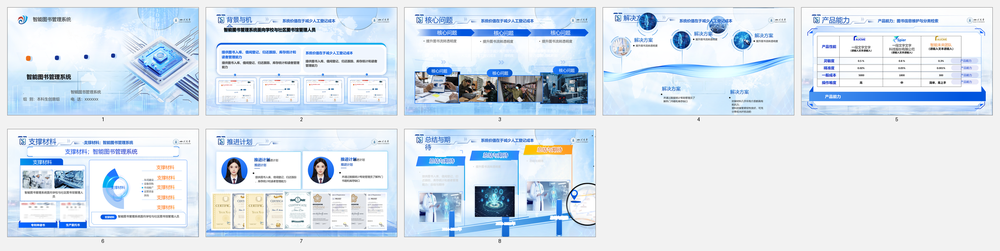
#> input picture workspace/qa-coordinator-rerun-fixed-20260729-02/montage.png, 1000 x 251 px, shrunk from 2096 x 526 before the run; its folder holds only this picture in this run
$ python -i design_audit.py   (imports and definitions only)
#> lines starting #> are read from the running program, lines starting #| are printed output that depends on the picture
"""Pure-Python design audit — zero AI model required.

Re-implements the key analysis tools from ai-vision-mcp's audit_design
directly in Python using Pillow + NumPy:

- K-means dominant color extraction (5 clusters)
- Sobel edge detection for layout complexity
- WCAG 2.1 AA/AAA contrast ratio checks
- Luminance statistics (mean brightness, std dev)

These run in the PPT-Agent pipeline without any external API calls.
"""

from __future__ import annotations

import json
import logging
import math
from dataclasses import dataclass, field
from pathlib import Path
from typing import Any

logger = logging.getLogger(__name__)


# ── Data Classes ──────────────────────────────────────────────────────


@dataclass
class ColorPalette:
    """Dominant colors extracted from a slide/image."""
    colors: list[dict] = field(default_factory=list)
    # Each color: {"hex": "#1F4E79", "pct": 0.35, "name": "dark blue"}

    def to_dict(self) -> dict:
        return {"dominant_colors": self.colors}


@dataclass
class ContrastIssue:
    """A WCAG contrast violation."""
    level: str = ""          # "critical" | "major" | "minor"
    element: str = ""        # "text" | "background" | "border"
    foreground: str = ""     # hex
    background: str = ""     # hex
    ratio: float = 0.0
    required: float = 4.5

    # [9 lines left out: function to_dict, not called in this run]


@dataclass
class EdgeComplexity:
    """Layout complexity from Sobel edge detection."""
    level: str = "moderate"  # "simple" | "moderate" | "complex"
    edge_density: float = 0.0
    horizontal_vs_vertical: float = 1.0

    # [6 lines left out: function to_dict, not called in this run]


@dataclass
class LuminanceStats:
    """Brightness statistics."""
    mean: float = 128.0
    std_dev: float = 0.0
    is_dark: bool = False
    is_light: bool = False

    # [7 lines left out: function to_dict, not called in this run]


@dataclass
class SlideAuditResult:
    slide_index: int = 0
    colors: ColorPalette = field(default_factory=ColorPalette)
    contrast_issues: list[ContrastIssue] = field(default_factory=list)
    complexity: EdgeComplexity = field(default_factory=EdgeComplexity)
    luminance: LuminanceStats = field(default_factory=LuminanceStats)
    overall_score: float = 0.0  # 0-100
    warnings: list[str] = field(default_factory=list)

    # [10 lines left out: function to_dict, not called in this run]


@dataclass
class DesignAudit:
    """Full audit report for a presentation."""
    slide_results: list[SlideAuditResult] = field(default_factory=list)
    aggregate_score: float = 0.0
    critical_issues: int = 0
    major_issues: int = 0
    minor_issues: int = 0
    recommendations: list[str] = field(default_factory=list)

    # [11 lines left out: function to_dict, not called in this run]


# ── Image Loading ─────────────────────────────────────────────────────


def _load_image(image_path: Path | str) -> tuple[Any, int, int]:
    """Load an image and return (pixels, width, height).

    Returns (None, 0, 0) if the image cannot be loaded.
    """
    try:
        from PIL import Image
        img = Image.open(image_path).convert("RGB")
        return img, img.width, img.height
    except ImportError:
        logger.warning("Pillow not installed — image analysis skipped")
        return None, 0, 0
    except Exception:
        logger.warning("Cannot load image: %s", image_path, exc_info=True)
        return None, 0, 0


# ── K-Means Color Extraction ──────────────────────────────────────────


def _extract_dominant_colors(img, k: int = 5) -> list[dict]:
    """Extract k dominant colors from an image using k-means.

    Falls back to a simple histogram if numpy/scipy are not available.
    """
    try:
        import numpy as np
        pixels = np.array(img, dtype=np.float32).reshape(-1, 3)

        # Sample pixels for speed (every 10th pixel)
        sample = pixels[::10]
        if len(sample) < k:
            sample = pixels

        # Simple k-means implementation (no sklearn dependency)
        centroids = _kmeans(sample, k)
    except ImportError:
        # Fallback: just use quantized colors
        try:
            q = img.quantize(colors=k, method=2)  # Median cut
            palette = q.getpalette()[: k * 3]
            centroids = []
            for i in range(k):
                r = palette[i * 3]
                g = palette[i * 3 + 1]
                b = palette[i * 3 + 2]
                centroids.append([r, g, b])
        except Exception:
            return [{"hex": "#808080", "pct": 1.0, "name": "gray"}]

    total_pixels = img.width * img.height
    if total_pixels == 0:
        return []

    # Count how many pixels belong to each centroid
    try:
        import numpy as np
        pixels_np = np.array(img, dtype=np.float32).reshape(-1, 3)
        counts = [0] * k
        for p in pixels_np[::10]:
            dists = [sum((p - c) ** 2) for c in centroids]
            counts[dists.index(min(dists))] += 1
        total_count = sum(counts) or 1
    except ImportError:
        counts = [1] * k
        total_count = k

    # Build result
    color_names = _guess_color_names(centroids)
    result = []
    for i, centroid in enumerate(centroids):
        hex_color = "#{:02X}{:02X}{:02X}".format(
            int(min(255, max(0, centroid[0]))),
            int(min(255, max(0, centroid[1]))),
            int(min(255, max(0, centroid[2]))),
        )
        result.append({
            "hex": hex_color,
            "pct": round(counts[i] / total_count, 3),
            "name": color_names[i] if i < len(color_names) else "unknown",
        })

    # Sort by percentage descending
    result.sort(key=lambda c: c["pct"], reverse=True)
    return result


def _kmeans(pixels, k: int, max_iter: int = 10) -> list:
    """Simple k-means clustering without sklearn."""
    import numpy as np

    # Initialize centroids by sampling
    indices = np.random.choice(len(pixels), k, replace=False)
    centroids = pixels[indices].copy()

    for _ in range(max_iter):
        # Assign pixels to nearest centroid
        labels = []
        for p in pixels:
            dists = [np.sum((p - c) ** 2) for c in centroids]
            labels.append(dists.index(min(dists)))

        # Update centroids
        new_centroids = []
        for i in range(k):
            cluster = [pixels[j] for j, lbl in enumerate(labels) if lbl == i]
            if cluster:
                new_centroids.append(np.mean(cluster, axis=0))
            else:
                new_centroids.append(centroids[i])

        # Check convergence
        max_shift = max(
            np.sqrt(np.sum((new_centroids[i] - centroids[i]) ** 2))
            for i in range(k)
        )
        centroids = new_centroids
        if max_shift < 1.0:
            break

    return [c.tolist() for c in centroids]


def _guess_color_names(centroids: list) -> list[str]:
    """Guess human-readable color names from RGB values."""
    names = []
    for rgb in centroids:
        r, g, b = rgb[0], rgb[1], rgb[2]
        max_c, min_c = max(r, g, b), min(r, g, b)
        delta = max_c - min_c
        lightness = (max_c + min_c) / 2

        if delta < 30:
            if lightness > 200:
                names.append("white")
            elif lightness < 50:
                names.append("dark")
            elif lightness < 120:
                names.append("gray")
            else:
                names.append("neutral")
        elif max_c == r:
            if g > 160:
                names.append("orange")
            elif g > 100:
                names.append("pink")
            else:
                names.append("red")
        elif max_c == g:
            names.append("green")
        elif max_c == b:
            names.append("blue")
        else:
            names.append("unknown")
    return names


# ── Sobel Edge Detection ──────────────────────────────────────────────


def _compute_edge_complexity(img) -> EdgeComplexity:
    """Compute layout complexity using Sobel edge detection.

    Returns an EdgeComplexity with level and edge_density.
    """
    try:
        import numpy as np
        gray = np.array(img.convert("L"), dtype=np.float32)

        # Simple Sobel-like edge detection (3x3 kernel)
        h, w = gray.shape

        # Horizontal gradient
        gx = np.zeros_like(gray)
        gx[1:-1, 1:-1] = (
            gray[2:, 1:-1] - gray[:-2, 1:-1] +
            2 * gray[2:, :-2] - 2 * gray[:-2, :-2] +
            gray[2:, 2:] - gray[:-2, 2:]
        )

        # Vertical gradient
        gy = np.zeros_like(gray)
        gy[1:-1, 1:-1] = (
            gray[1:-1, 2:] - gray[1:-1, :-2] +
            2 * gray[:-2, 2:] - 2 * gray[:-2, :-2] +
            gray[2:, 2:] - gray[2:, :-2]
        )

        # Gradient magnitude
        mag = np.sqrt(gx ** 2 + gy ** 2)

        # Edge density: fraction of pixels above threshold
        threshold = 50
        edge_density = float(np.sum(mag > threshold) / (h * w))

        # Horizontal vs vertical ratio
        h_strength = float(np.sum(np.abs(gx)))
        v_strength = float(np.sum(np.abs(gy)))
        hv_ratio = h_strength / v_strength if v_strength > 0 else 1.0

        # Classify
        if edge_density < 0.05:
            level = "simple"
        elif edge_density < 0.15:
            level = "moderate"
        else:
            level = "complex"

        return EdgeComplexity(
            level=level,
            edge_density=edge_density,
            horizontal_vs_vertical=round(hv_ratio, 2),
        )
    except ImportError:
        logger.warning("NumPy not available — edge detection skipped")
        return EdgeComplexity(level="moderate", edge_density=0.08, horizontal_vs_vertical=1.0)


# ── WCAG 2.1 Contrast ─────────────────────────────────────────────────


def _relative_luminance(rgb: tuple[int, int, int]) -> float:
    """Compute relative luminance per WCAG 2.1 definition."""
    def _linearize(c):
        s = c / 255.0
        return s / 12.92 if s <= 0.03928 else ((s + 0.055) / 1.055) ** 2.4

    r_lin = _linearize(rgb[0])
    g_lin = _linearize(rgb[1])
    b_lin = _linearize(rgb[2])
    return 0.2126 * r_lin + 0.7152 * g_lin + 0.0722 * b_lin


def _contrast_ratio(rgb1: tuple, rgb2: tuple) -> float:
    """Compute WCAG contrast ratio between two colors."""
    l1 = _relative_luminance(rgb1)
    l2 = _relative_luminance(rgb2)
    lighter = max(l1, l2)
    darker = min(l1, l2)
    return (lighter + 0.05) / (darker + 0.05)


def _hex_to_rgb(hex_color: str) -> tuple[int, int, int]:
    """Parse a hex color string."""
    hex_color = hex_color.lstrip("#")
    return (
        int(hex_color[0:2], 16),
        int(hex_color[2:4], 16),
        int(hex_color[4:6], 16),
    )


def _check_contrast_issues(palette: ColorPalette) -> list[ContrastIssue]:
    """Check contrast between dominant colors for WCAG compliance."""
    issues = []
    colors = palette.colors
    if len(colors) < 2:
        return issues

    # Check each color pair
    for i in range(min(len(colors), 5)):
        for j in range(i + 1, min(len(colors), 5)):
            c1 = colors[i]
            c2 = colors[j]

            # Only check pairs where one is likely text and one is background
            # Light color + dark color = potential text/background pair
            if c1["pct"] < 0.05 or c2["pct"] < 0.05:
                continue

            try:
                rgb1 = _hex_to_rgb(c1["hex"])
                rgb2 = _hex_to_rgb(c2["hex"])
            except (ValueError, KeyError):
                continue

            ratio = _contrast_ratio(rgb1, rgb2)

            # WCAG thresholds
            if ratio < 3.0:
                level = "critical"
                required = 4.5
            elif ratio < 4.5:
                level = "major"
                required = 4.5
            elif ratio < 7.0:
                level = "minor"
                required = 7.0
            else:
                continue  # Passes AAA

            issues.append(ContrastIssue(
                level=level,
                element="text",
                foreground=c1["hex"],
                background=c2["hex"],
                ratio=ratio,
                required=required,
            ))

    return issues


# ── Luminance Statistics ──────────────────────────────────────────────


def _compute_luminance(img) -> LuminanceStats:
    """Compute mean brightness and standard deviation."""
    try:
        import numpy as np
        gray = np.array(img.convert("L"), dtype=np.float32)
        mean = float(np.mean(gray))
        std = float(np.std(gray))
        return LuminanceStats(
            mean=mean,
            std_dev=std,
            is_dark=mean < 85,
            is_light=mean > 170,
        )
    except ImportError:
        return LuminanceStats(mean=128, std_dev=0, is_dark=False, is_light=False)


# ── Main Audit Functions ──────────────────────────────────────────────


def audit_slide_image(image_path: Path | str, slide_index: int = 0) -> SlideAuditResult:
    """Run a full design audit on a single slide image.

    Args:
        image_path: Path to a PNG/JPG slide image.
        slide_index: Slide number for the result.

    Returns:
        SlideAuditResult with colors, contrast, complexity, and luminance.
    """
#> called with slide_index = 0
    img, w, h = _load_image(image_path)
#> in _load_image, img is the input picture: PIL image 1000x251 RGB; mean R, G, B 216.7, 227.6, 238.5
#> w = 1000; h = 251
    if img is None:
        return SlideAuditResult(
            slide_index=slide_index,
            warnings=["Cannot load image for analysis"],
        )

    # 1. Color palette
    palette = ColorPalette(colors=_extract_dominant_colors(img, k=5))
#> in _kmeans, `indices = np.random.choice(len(pixels), k, replace=False)`: indices = [2930, 9537, 23433, 48, 11201]
#> in _kmeans, `centroids = pixels[indices].copy()`: centroids = [[31, 37, 40], [250, 251, 253], [127, 176, 242], [242, 242, 242], [172, 214, 252]]
#> the loop in _kmeans, `for _ in range(max_iter):` made 8 passes
#> max_shift on pass 1: 49.45
#> in _extract_dominant_colors, `centroids = _kmeans(sample, k)`: centroids = [[51.58, 60.52, 75.21], [249.3, 251.8, 253.9], [74.82, 135.6, 211.4], [235.4, 240, 243.7], [181.6, 208.1, 232.8]]
#> after the loop in _extract_dominant_colors, `for p in pixels_np[::10]:`: counts = [520, 5638, 1354, 13511, 4077]
#> in _extract_dominant_colors, `total_count = sum(counts) or 1`: total_count = 25100
#> the loop in _guess_color_names, `for rgb in centroids:` made 5 passes
#> (r, g, b, max_c, min_c, delta, lightness) on passes 1 to 5: (51.58, 60.52, 75.21, 75.21, 51.58, 23.63, 63.39), (249.3, 251.8, 253.9, 253.9, 249.3, 4.63, 251.6), (74.82, 135.6, 211.4, 211.4, 74.82, 136.6, 143.1), (235.4, 240, 243.7, 243.7, 235.4, 8.31, 239.5), (181.6, 208.1, 232.8, 232.8, 181.6, 51.15, 207.2)
#> after the loop in _guess_color_names, `for rgb in centroids:`: names = ['gray', 'white', 'blue', 'white', 'blue']
#> the loop in _extract_dominant_colors, `for i, centroid in enumerate(centroids):` made 5 passes
#> (centroid, hex_color) on passes 1 to 5: ([51.58, 60.52, 75.21], '#333C4B'), ([249.3, 251.8, 253.9], '#F9FBFD'), ([74.82, 135.6, 211.4], '#4A87D3'), ([235.4, 240, 243.7], '#EBEFF3'), ([181.6, 208.1, 232.8], '#B5D0E8')
#> after the loop in _extract_dominant_colors, `for i, centroid in enumerate(centroids):`: result = 5 items

    # 2. Edge complexity
    complexity = _compute_edge_complexity(img)
#> in _compute_edge_complexity, `gray = np.array(img.convert("L"), dtype=np.float32)`:
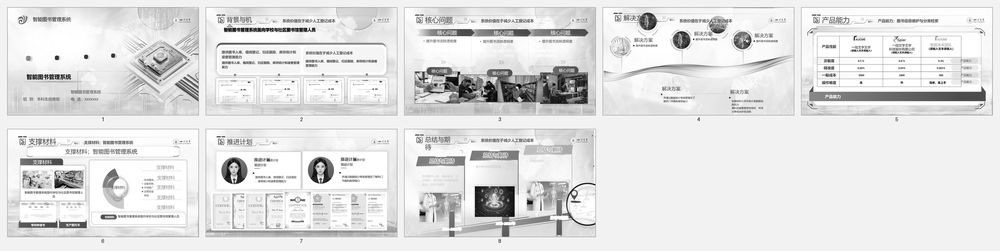
#> gray: shape (251, 1000) float32; min 0, max 255, mean 225.6
#> in _compute_edge_complexity, `gx[1:-1, 1:-1] = ( gray[2:, 1:-1] - gray[:-2, 1:-1] + 2 * gray[2:, :-2..`:
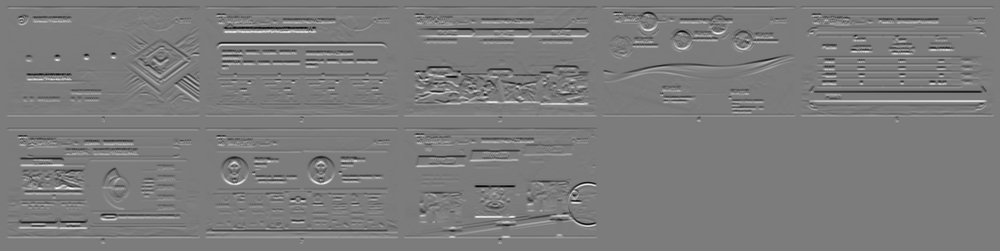
#> gx: shape (251, 1000) float32; min -942, max 993, mean 0; drawn with min black and max white
#> in _compute_edge_complexity, `gy[1:-1, 1:-1] = ( gray[1:-1, 2:] - gray[1:-1, :-2] + 2 * gray[:-2, 2:..`:
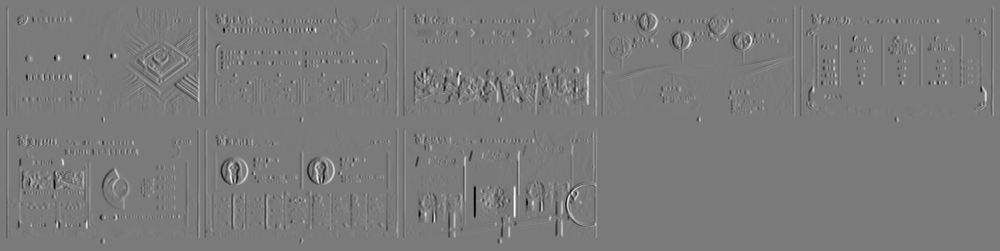
#> gy: shape (251, 1000) float32; min -925, max 994, mean 0; drawn with min black and max white
#> in _compute_edge_complexity, `mag = np.sqrt(gx ** 2 + gy ** 2)`:
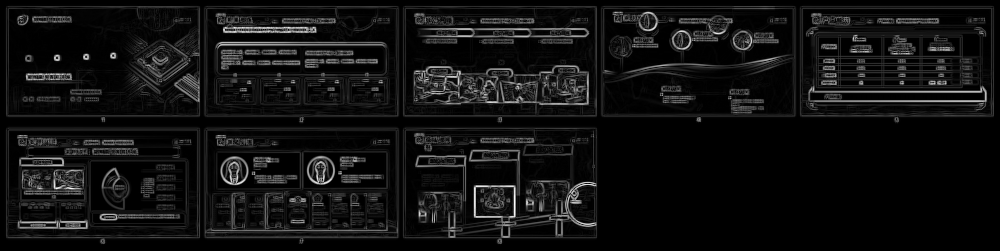
#> mag: shape (251, 1000) float32; min 0, max 994.2, mean 67.7; drawn with min black and max white
#> in _compute_edge_complexity, `edge_density = float(np.sum(mag > threshold) / (h * w))`: edge_density = 0.325
#> in _compute_edge_complexity, `h_strength = float(np.sum(np.abs(gx)))`: h_strength = 12617742
#> in _compute_edge_complexity, `v_strength = float(np.sum(np.abs(gy)))`: v_strength = 7078604
#> in _compute_edge_complexity, `hv_ratio = h_strength / v_strength if v_strength > 0 else 1.0`: hv_ratio = 1.78

    # 3. Contrast issues
    contrast_issues = _check_contrast_issues(palette)
#> contrast_issues = 6 items

    # 4. Luminance
    luminance = _compute_luminance(img)
#> in _compute_luminance, `mean = float(np.mean(gray))`: mean = 225.6
#> in _compute_luminance, `std = float(np.std(gray))`: std = 39.67

    # 5. Overall score
    score = _compute_slide_score(palette, contrast_issues, complexity, luminance)
#> in _compute_slide_score, `critical = sum(1 for c in contrast_issues if c.level == "critical")`: critical = 4
#> in _compute_slide_score, `major = sum(1 for c in contrast_issues if c.level == "major")`: major = 2
#> in _compute_slide_score, `score -= critical * 15`: score = 10
#> in _compute_slide_score, `score -= major * 8`: score = -6
#> in _compute_slide_score, `score -= 5`: score = -11
#> score = 0

    # 6. Warnings
    warnings = _generate_warnings(contrast_issues, complexity, luminance)
#> the loop in _generate_warnings, `for c in contrast_issues:` made 6 passes
#> after the loop in _generate_warnings, `for c in contrast_issues:`: warnings = 6 items
#> warnings = 7 items

    return SlideAuditResult(
        slide_index=slide_index,
        colors=palette,
        contrast_issues=contrast_issues,
        complexity=complexity,
        luminance=luminance,
        overall_score=score,
        warnings=warnings,
    )


def _compute_slide_score(
    palette: ColorPalette,
    contrast_issues: list[ContrastIssue],
    complexity: EdgeComplexity,
    luminance: LuminanceStats,
) -> float:
    """Compute overall design score (0-100)."""
    score = 70.0  # baseline

    # Color diversity penalty/award
    if len(palette.colors) < 3:
        score -= 10
    elif len(palette.colors) > 8:
        score -= 5  # too many colors

    # Contrast penalties
    critical = sum(1 for c in contrast_issues if c.level == "critical")
    major = sum(1 for c in contrast_issues if c.level == "major")
    score -= critical * 15
    score -= major * 8

    # Complexity
    if complexity.level == "simple":
        score += 5
    elif complexity.level == "complex":
        score -= 5

    # Luminance
    if luminance.is_dark:
        score -= 5  # very dark slides are hard to read
    if luminance.std_dev < 30:
        score -= 5  # very flat/boring

    return max(0, min(100, score))


def _generate_warnings(
    contrast_issues: list[ContrastIssue],
    complexity: EdgeComplexity,
    luminance: LuminanceStats,
) -> list[str]:
    """Generate human-readable warnings."""
    warnings = []

    for c in contrast_issues:
        if c.level == "critical":
            warnings.append(
                f"严重对比度问题: {c.foreground} 对 {c.background} "
                f"({c.ratio:.1f}:1, 需要 {c.required:.1f}:1)"
            )
        elif c.level == "major":
            warnings.append(
                f"中等对比度问题: {c.foreground} 对 {c.background} ({c.ratio:.1f}:1)"
            )

    if complexity.level == "complex":
        warnings.append("布局复杂度较高，建议简化")

    if luminance.is_dark:
        warnings.append("整体偏暗，建议提高亮度")

    if luminance.std_dev < 20:
        warnings.append("画面较单调，建议增加视觉层次")

    return warnings


# ── Template / Pipeline Integration ───────────────────────────────────


# [83 lines left out: functions audit_pptx_slides, audit_template, not called in this run]

>>> result = audit_slide_image('../../../workspace/qa-coordinator-rerun-fixed-20260729-02/montage.png')
